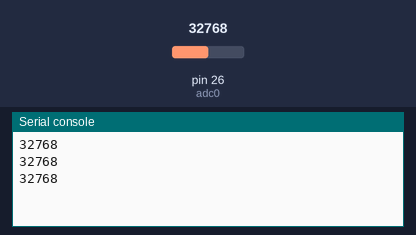
Simulated run of this program. Board: MicroPython board. Parts: the last lines printed to the serial console. The test bench sets the inputs (shaded band); at power-on: pin 26 (adc0) = 32768 (analog values on the 0–65535 scale).

Above: at 1.2 s.
1.3 s: pin 26 (adc0) set to 45874
At 1.9 s:
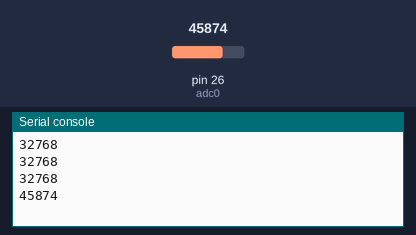
2.8 s: pin 26 (adc0) set to 57670
At 3.4 s:
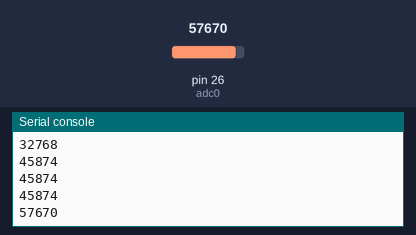
Timing chart, 0 to 5.8 s (numbered marks = the images above; inputs shaded):
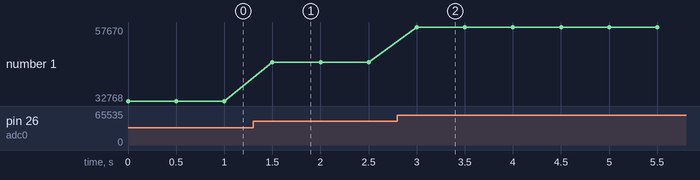

The program:

PortasAnalogicas.py
```python
#importando as classes ADC e Pin da biblioteca machine
from machine import ADC
from machine import Pin

#importando a biblioteca time
import time

#inicializando uma variável chamada adc0 que usa a classe ADC e o id_da_porta que será usada.
adc0=ADC(0)

#inicia o laço de repetição infinito
while True:
    print(adc0.read_u16()) #exibe no terminal a leitura do adc0
    time.sleep_ms(500) #dorme por 500 ms
```

Measured:
- after the input at 1.3 s, the serial console: prints a new line after 0.20 s (image 1)
- after the input at 2.8 s, the serial console: prints a new line after 0.20 s (image 2)
- plotted number 1: 32768 → 45874 after the input at 1.3 s, 45874 → 57670 after the input at 2.8 s
